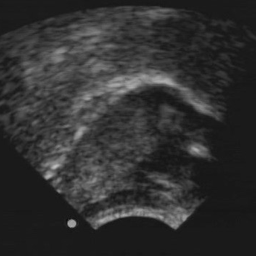
%> input picture images/us1.jpg (cropped and resized to the size of MATLAB's example picture, made grey), 256 x 256 px, given in place of cameraman.tif, which was not available
$ octave example2.m   (GNU Octave 9; MATLAB toolbox functions it lacks are replaced by stand-ins)
%> lines starting %> are read from the running program, lines starting %| are printed output that depends on the picture; in (x1, y1, x2, y2) boxes, pixels count from 0 and x2, y2 are one past the last pixel; in counts of white or black regions, pixels touching at a corner belong together; the program's own positions count from 1; pictures that were not available may be replaced by others from this repository, and a replacement may not be noted
% instensity thresholding

% read the images using rgb2gray when appropriate to convert color images
% to gray scale images
im1 = imread('cameraman.tif'); % an image that comes packaged with MATLAB's image processing toolbox
%> im1 is the input picture: size 256x256 uint8; min 15, max 193, mean 48.9
us1 = rgb2gray(imread('images/us1.jpg')); % two ultrasound images from different scanners
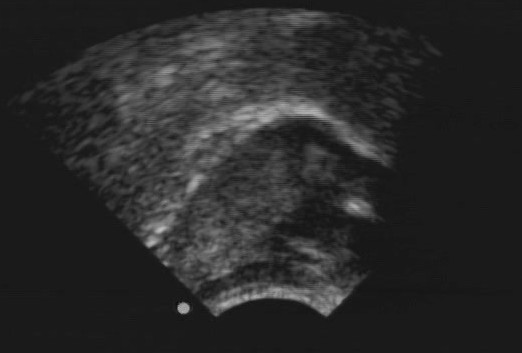
%> us1: size 353x522 uint8; min 7, max 192, mean 41.7
us2 = rgb2gray(imread('images/us2.png'));
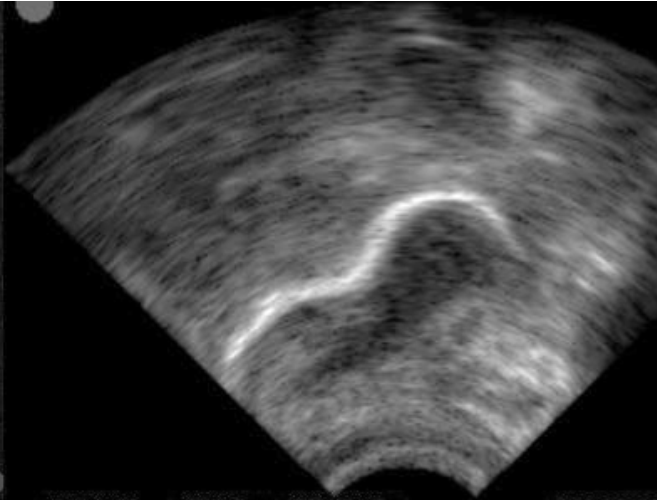
%> input picture images/us2.PNG, 657 x 500 px
%> us2: size 500x657 uint8; min 0, max 255, mean 61.9

% thresholding with user-defined thresholds
% with imbinarize, manually defined thresholds should lie on the [0,1]
% interval, where 0 is black and 1 is white.
im1_t100 = imbinarize(im1, 0.5);
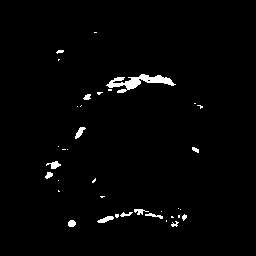
%> im1_t100: size 256x256 logical; 1.8% white; 36 white regions (22 under 20 px), largest, box (x1, y1, x2, y2) and area: (106, 74, 176, 93) 515, (97, 216, 114, 223) 67, (46, 161, 61, 169) 64
us1_t100 = imbinarize(us1, 0.5);
%> us1_t100: size 353x522 logical; 1.2% white; 41 white regions (25 under 20 px), largest, box (x1, y1, x2, y2) and area: (231, 102, 328, 129) 982, (250, 288, 283, 299) 147, (217, 297, 242, 308) 129
us2_t100 = imbinarize(us2, 0.5);
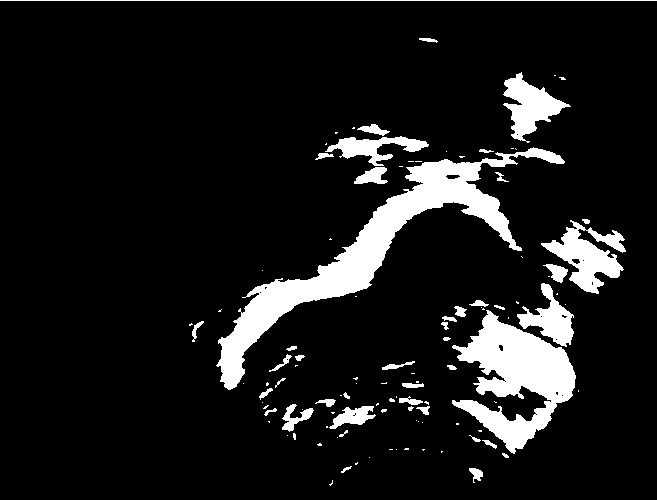
%> us2_t100: size 500x657 logical; 10.1% white; 108 white regions (65 under 20 px), largest, box (x1, y1, x2, y2) and area: (216, 147, 565, 390) 12971, (452, 310, 576, 454) 8282, (541, 220, 626, 294) 2722

% thresholding with automatically determined 'optimal' Otsu threshold
im1_otsu = imbinarize(im1);
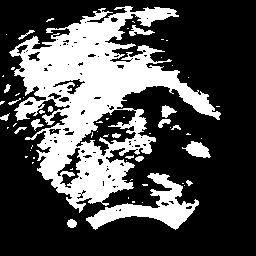
%> im1_otsu: size 256x256 logical; 30.7% white; 63 white regions (44 under 20 px), largest, box (x1, y1, x2, y2) and area: (9, 6, 221, 213) 16704, (86, 173, 199, 230) 2164, (182, 141, 211, 158) 282
us1_otsu = imbinarize(us1);
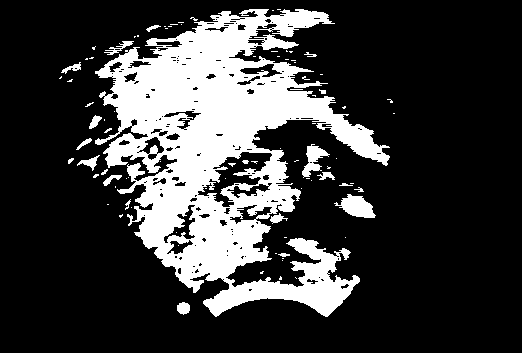
%> us1_otsu: size 353x522 logical; 23.1% white; 88 white regions (66 under 20 px), largest, box (x1, y1, x2, y2) and area: (95, 9, 390, 317) 40021, (334, 194, 376, 218) 569, (302, 144, 330, 178) 410
us2_otsu = imbinarize(us2);
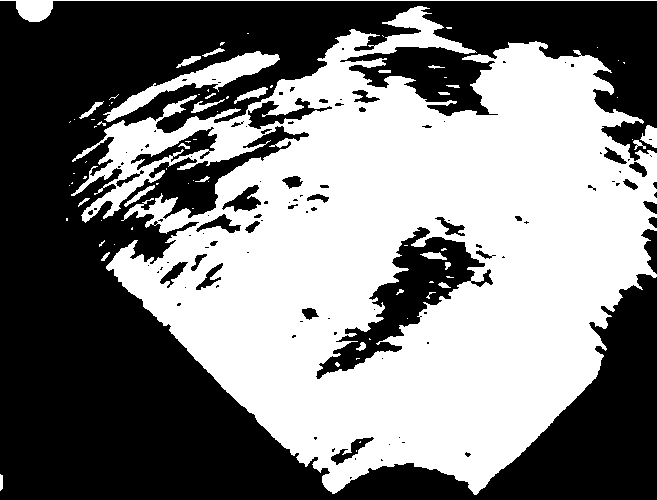
%> us2_otsu: size 500x657 logical; 49.4% white; 78 white regions (50 under 20 px), largest, box (x1, y1, x2, y2) and area: (71, 6, 657, 495) 156292, (103, 51, 280, 122) 2647, (0, 0, 657, 22) 1297

% display the images for comparison
subplot(3,3,1);
imshow(im1,[]);
ylabel('original images');
subplot(3,3,2);
imshow(us1,[]);
subplot(3,3,3);
imshow(us2,[]);

subplot(3,3,4);
imshow(im1_t100, []);
ylabel('manually thresholded images');
subplot(3,3,5);
imshow(us1_t100, []);
subplot(3,3,6);
imshow(us2_t100,[]);
subplot(3,3,7);
imshow(im1_otsu, []);
ylabel('otsu thresholded images');
subplot(3,3,8);
imshow(us1_otsu, []);
subplot(3,3,9);
imshow(us2_otsu, []);
